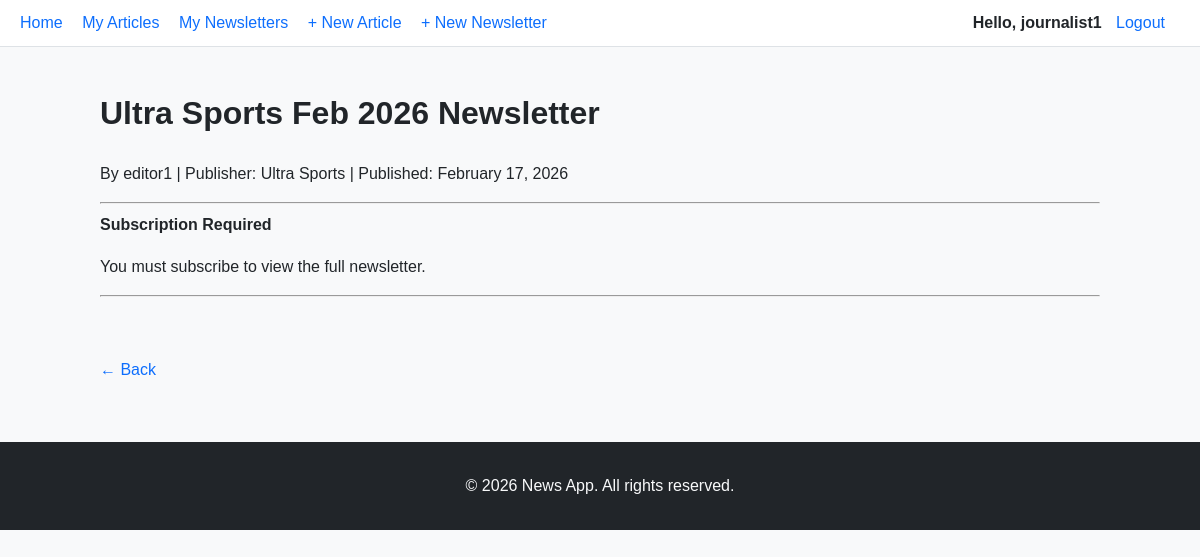
The app's page /newsletters/1/ (signed in) with its own data.
### news/models.py (models this page shows, shortened)
class CustomUser(AbstractUser):
    role = models.CharField(
        max_length=20,
        choices=ROLE_CHOICES,
        default=ROLE_READER,
        help_text="Role of the user: Reader, Journalist, or Editor",
    )

class Newsletter(models.Model):
    title = models.CharField(max_length=255)
    content = models.TextField()
    author = models.ForeignKey(
        settings.AUTH_USER_MODEL, on_delete=models.CASCADE, related_name="newsletters"
    )
    publisher = models.ForeignKey(
        "Publisher",
        on_delete=models.SET_NULL,
        null=True,
        blank=True,
        help_text="Required for editors, leave blank for journalists.",
    )
    is_published = models.BooleanField(default=False)
    created_at = models.DateTimeField(auto_now_add=True)
    published_at = models.DateTimeField(null=True, blank=True)
    class Meta:
        ordering = ["-published_at", "-created_at"]

class Publisher(models.Model):
    name = models.CharField(
        max_length=255, unique=True, help_text="Unique name of the publisher."
    )
    description = models.TextField(
        blank=True, help_text="Optional description of the publisher."
    )
    editors = models.ManyToManyField(
        settings.AUTH_USER_MODEL,
        related_name="editor_publishers",
        blank=True,
        help_text="Editors associated with this publisher.",
    )
    journalists = models.ManyToManyField(
        settings.AUTH_USER_MODEL,
        related_name="journalist_publishers",
        blank=True,
        help_text="Journalists associated with this publisher.",
    )
    created_at = models.DateTimeField(
        auto_now_add=True, help_text="Timestamp when the publisher was created."
    )

### news/views.py (the view, shortened to what this page needs)
# urls.py: path("newsletters/<int:pk>/", views.newsletter_detail, name="newsletter_detail"),
@login_required
def newsletter_detail(request, pk):
    newsletter = get_object_or_404(Newsletter, pk=pk)
    user = request.user
    has_access = False
    if user == newsletter.author:
        has_access = True
    return render(
        request,
        "news/newsletter_detail.html",
        {"newsletter": newsletter, "has_access": has_access},
    )

### news/templates/news/newsletter_detail.html (shortened to what this page needs)
{% extends "news/base.html" %}
{% block content %}
<h1>{{ newsletter.title }}</h1>
<p class="meta-info">
    By {{ newsletter.author.username }}
    {% if newsletter.publisher %}| Publisher: {{ newsletter.publisher.name }}{% endif %}
    {% if newsletter.published_at %}| Published: {{ newsletter.published_at|date:"F d, Y" }}{% else %}| Draft{% endif %}
</p>
<hr>
{% if has_access %}
    <p>{{ newsletter.content|linebreaks }}</p>
{% else %}
    <div class="subscription-box">
        <strong>Subscription Required</strong>
        <p>You must subscribe to view the full newsletter.</p>
    </div>
{% endif %}
<hr>
<br><br>
<a href="#" onclick="if(document.referrer){ history.back(); } else { window.location.href='{% url 'home' %}'; } return false;" class="link-back">
    ← Back
</a>
{% endblock %}

### news/templates/news/base.html (shortened to what this page needs)
{% load static %}
<!DOCTYPE html>
<html lang="en">
<head>
    <link rel="stylesheet" href="{% static 'news/css/styles.css' %}">
</head>
<body>
    <div class="site-wrapper">
        <nav class="navbar">
            {% if user.is_authenticated %}
                <div class="nav-left">
                    <a href="{% url 'home' %}">Home</a>
                    {% if user.role == "reader" %}
                        <a href="{% url 'article_list' %}">Articles</a>
                        <a href="{% url 'newsletter_list' %}">Newsletters</a>
                        <a href="{% url 'journalist_list' %}">Journalists</a>
                        <a href="{% url 'publisher_list' %}">Publishers</a>
                        <a href="{% url 'my_subscriptions' %}">My Subscriptions</a>
                    {% elif user.role == "journalist" %}
                        <a href="{% url 'my_articles' %}">My Articles</a>
                        <a href="{% url 'my_newsletters' %}">My Newsletters</a>
                        <a href="{% url 'article_create' %}">+ New Article</a>
                        <a href="{% url 'newsletter_create' %}">+ New Newsletter</a>
                    {% endif %}
                </div>
                <div class="nav-right">
                    <span class="nav-user">Hello, {{ user.username }}</span>
                    <a href="{% url 'logout' %}">Logout</a>
                </div>
            {% endif %}
        </nav>
        <main class="main-content">
            {% block content %}
            {% endblock %}
        </main>
        <footer class="site-footer">
            <p>&copy; 2026 News App. All rights reserved.</p>
        </footer>
    </div>
</body>
</html>

### static/news/css/styles.css (style rules this page uses)
body { font-family: Arial, Helvetica, sans-serif; background-color: #f8f9fa; color: #212529; margin: 0; padding: 0; line-height: 1.6; }
a { text-decoration: none; color: #0d6efd; }
nav { display: flex; justify-content: space-between; align-items: center; background-color: #ffffff; padding: 10px 20px; border-bottom: 1px solid #dee2e6; position: sticky; top: 0; z-index: 100; }
nav .nav-left a, nav .nav-right a { margin-right: 15px; }
nav .nav-user { margin-right: 10px; font-weight: bold; }
main { padding: 20px; max-width: 1000px; margin: 0 auto; }
footer { background-color: #212529; color: #f8f9fa; text-align: center; padding: 15px; margin-top: 40px; }

### records on screen
CustomUser: username "journalist1"
Newsletter: title "Ultra Sports Feb 2026 Newsletter", author.username "editor1", publisher.name "Ultra Sports", published_at "February 17, 2026"
